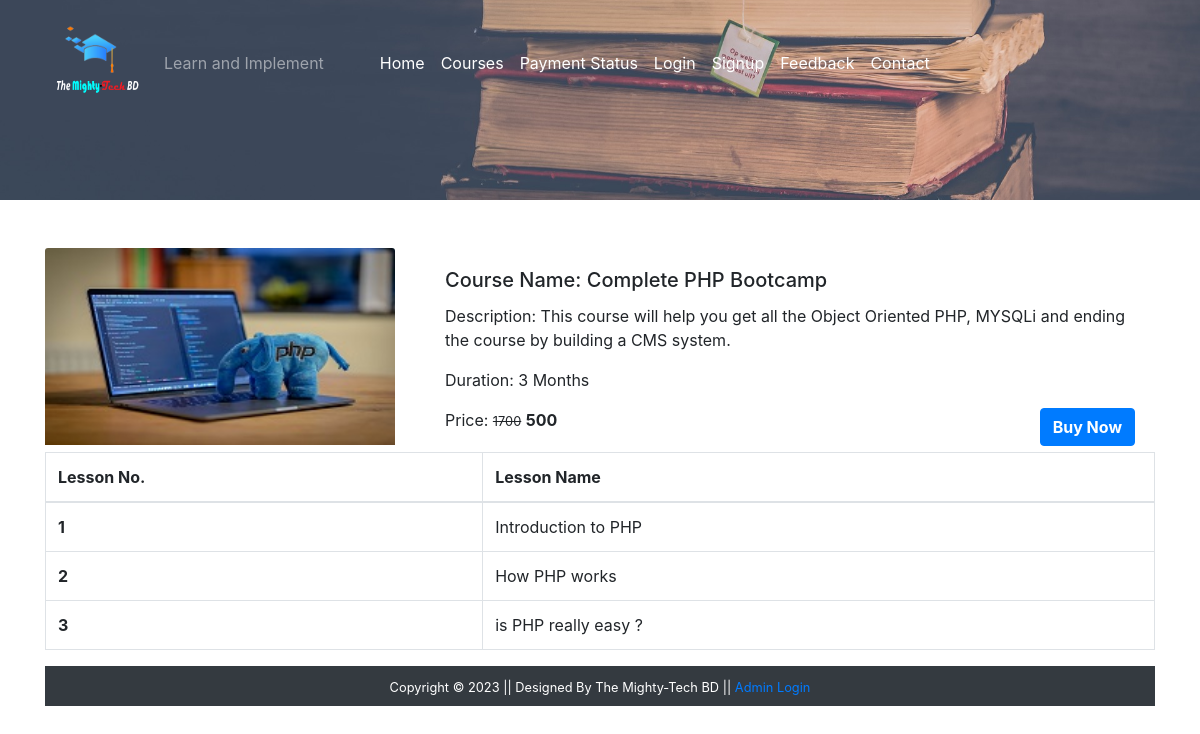
The page /coursedetails.php?course_id=1 on the database its author committed.
### tables this page shows
CREATE TABLE `course` (
  `course_id` int(11) NOT NULL,
  `course_name` text NOT NULL,
  `course_desc` text NOT NULL,
  `course_author` varchar(255) NOT NULL,
  `course_img` text NOT NULL,
  `course_duration` text NOT NULL,
  `course_price` int(11) NOT NULL,
  `course_original_price` int(11) NOT NULL
);

CREATE TABLE `lesson` (
  `lesson_id` int(11) NOT NULL,
  `lesson_name` text NOT NULL,
  `lesson_desc` text NOT NULL,
  `lesson_link` text NOT NULL,
  `course_id` int(11) NOT NULL,
  `course_name` text NOT NULL
);

### coursedetails.php (the view, shortened to what this page needs)
<?php
  include('./mainInclude/header.php');
?>
    <div class="container-fluid bg-dark">
      <div class="row">
        <img src="./image/coursebanner.jpg" alt="courses" style="height:200px; width:100%; object-fit:cover; box-shadow:10px;"/>
      </div>
    </div>
    <div class="container mt-5">
      <?php
          if(isset($_GET['course_id'])){
           $course_id = $_GET['course_id'];
           $sql = "SELECT * FROM course WHERE course_id = '$course_id'";
          $result = $conn->query($sql);
          if($result->num_rows > 0){
            while($row = $result->fetch_assoc()){
              echo '
                <div class="row">
                <div class="col-md-4">
                  <img src="'.str_replace('..', '.', $row['course_img']).'" class="card-img-top" alt="Guitar" />
                </div>
                <div class="col-md-8">
                  <div class="card-body">
                    <h5 class="card-title">Course Name: '.$row['course_name'].'</h5>
                    <p class="card-text"> Description: '.$row['course_desc'].'</p>
                    <p class="card-text"> Duration: '.$row['course_duration'].'</p>
                    <form action="checkout.php" method="post">
                      <p class="card-text d-inline">Price: <small><del> '.$row['course_original_price'].'</del></small> <span class="font-weight-bolder"> '.$row['course_price'].'<span></p>
                      <input type="hidden" name="id" value='. $row["course_price"] .'>
                      <button type="submit" class="btn btn-primary text-white font-weight-bolder float-right" name="buy">Buy Now</button>
                    </form>
                  </div>
                </div>
              ';
            }
          }
         }
        ?>
      </div>
      <div class="container">
          <div class="row">
          <?php $sql = "SELECT * FROM lesson";
                $result = $conn->query($sql);
                if($result->num_rows > 0){
          echo '
           <table class="table table-bordered table-hover">
             <thead>
               <tr>
                 <th scope="col">Lesson No.</th>
                 <th scope="col">Lesson Name</th>
               </tr>
             </thead>
             <tbody>';
             $num = 0;
             while($row = $result->fetch_assoc()){
              if($row['course_id'] == $course_id) {
               $num++;
              echo ' <tr>
               <th scope="row">'.$num.'</th>
               <td>'. $row["lesson_name"].'</td></tr>';
              }
             }
             echo '</tbody>
           </table>';
            } ?>
       </div>
      </div>
     <?php
  include('./mainInclude/footer.php');
?>

### rows shown on the page
course: course_img (picture), course_name "Complete PHP Bootcamp", course_desc "This course will help you get all the Object Oriented PHP, MYSQLi and ending the course by building a CMS system.", course_duration "3 Months", course_original_price "1700", course_price "500"
lesson: lesson_name "Introduction to PHP"
lesson: lesson_name "How PHP works"
lesson: lesson_name "is PHP really easy ?"
